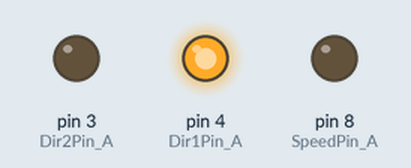
Simulated run of this sketch. Board: Arduino Uno, built with avr-gcc and run on an emulated ATmega328P. Shown: output pins drawn as LEDs (lit = HIGH).

Above: at 2.0 s.
At 6.0 s:
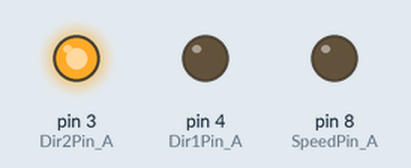
Timing chart, 0 to 10.4 s (numbered marks = the images above):
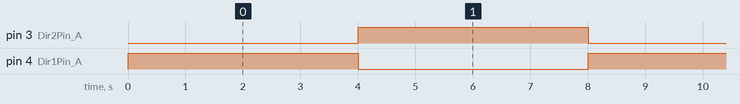

The sketch:

sketch_apr23b.ino
```cpp
int Dir1Pin_A = 4;      // 제어신호 1핀
int Dir2Pin_A = 3;      // 제어신호 2핀
int Dir3Pin_A = 2;
int Dir4Pin_A = 7;
int SpeedPin_A = 8;    // PWM제어를 위한 핀

void setup() {
  pinMode(Dir1Pin_A, OUTPUT);             // 제어 1번핀 출력모드 설정
  pinMode(Dir2Pin_A, OUTPUT);             // 제어 2번핀 출력모드 설정
  pinMode(SpeedPin_A, OUTPUT);            // PWM제어핀 출력모드 설정
}

void loop() {

  digitalWrite(Dir1Pin_A, HIGH);         //모터가 정방향으로 회전
  digitalWrite(Dir2Pin_A, LOW);
  digitalWrite(Dir3Pin_A, HIGH);         //모터가 정방향으로 회전
  digitalWrite(Dir4Pin_A, LOW);
  analogWrite(SpeedPin_A, 100);          //모터 속도를 최대로 설정
  delay(1000);

  digitalWrite(Dir1Pin_A, HIGH);          //모터가 역방향으로 회전
  digitalWrite(Dir2Pin_A, LOW);
  digitalWrite(Dir3Pin_A, HIGH);         //모터가 정방향으로 회전
  digitalWrite(Dir2Pin_A, LOW);
  analogWrite(SpeedPin_A, 51);          //모터 속도를 1/5로 설정
  delay(3000);

  digitalWrite(Dir1Pin_A, LOW);         //모터가 정방향으로 회전
  digitalWrite(Dir2Pin_A, HIGH);
  digitalWrite(Dir3Pin_A, LOW);         //모터가 정방향으로 회전
  digitalWrite(Dir4Pin_A, HIGH);
  analogWrite(SpeedPin_A, 100);          //모터 속도를 최대로 설정
  delay(1000);

  digitalWrite(Dir1Pin_A, LOW);          //모터가 역방향으로 회전
  digitalWrite(Dir2Pin_A, HIGH);
  digitalWrite(Dir3Pin_A, LOW);          //모터가 역방향으로 회전
  digitalWrite(Dir4Pin_A, HIGH);
  analogWrite(SpeedPin_A, 51);          //모터 속도를 1/5로 설정
  delay(3000);
}
```

Measured:
- by itself, pin 3 (Dir2Pin_A), pin 4 (Dir1Pin_A): alternates HIGH for 4.0 s and LOW for 4.0 s
